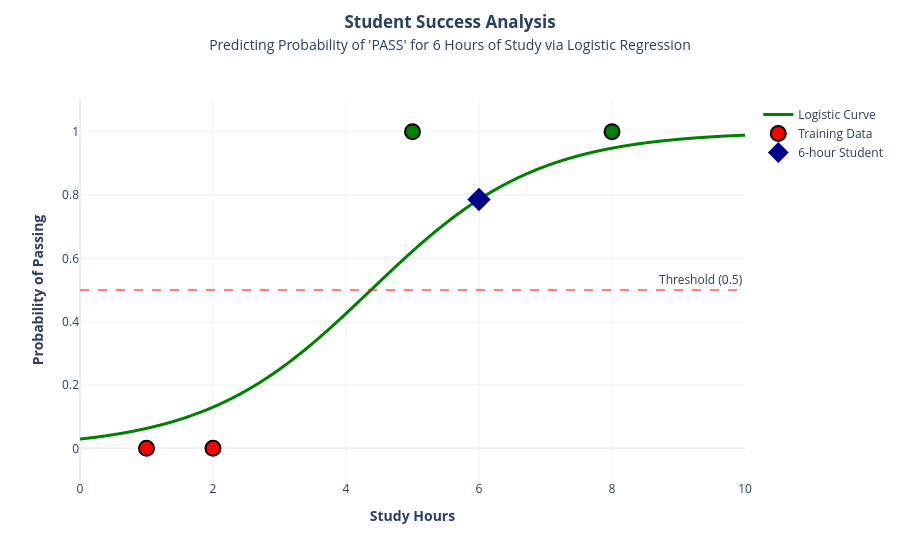

The notebook cell this image was saved under:
### Markdown cell above
# 5. Worked Example: 6-Hour Student

### Code cell
# @title
import numpy as np
import plotly.graph_objects as go

# --- Formatting Constants ---
BOLD = '\033[1m'
GREEN = '\033[92m'
BLUE = '\033[94m'
RED = '\033[91m'
END = '\033[0m'

# --- Setup Data & Model ---
def sigmoid(z):
    return 1 / (1 + np.exp(-np.clip(z, -500, 500)))

# Mock values for w and training data
w = 0.8
b = -3.5 # Adjusted to make 6 hours a "Pass" scenario
hours_test = 6
study_hours = np.array([1, 2, 5, 8])
pass_fail = np.array([0, 0, 1, 1])

# Step 1: Linear output
z_test = w * hours_test + b

# Step 2: Sigmoid probability
prob_test = sigmoid(z_test)
prediction = f"{GREEN}PASS{END}" if prob_test >= 0.5 else f"{RED}FAIL{END}"

# --- Styled Print Function ---
print(f"{BOLD}Student studies {hours_test} hours{END}")
print(f"\nStep 1: z = {w:.4f} * {hours_test} + {b:.4f} = {BOLD}{z_test:.4f}{END}")
print(f"Step 2: σ({z_test:.4f}) = {BOLD}{prob_test:.4f}{END}")
print(f"\nResult: {BLUE}{prob_test * 100:.1f}%{END} probability of {BOLD}PASSING{END}")
print(f"Decision: {BOLD}{prediction}{END}")

# --- Interactive Visualization ---
x_range_fine = np.linspace(0, 10, 500)
logistic_pred = sigmoid(w * x_range_fine + b)

fig = go.Figure()

# 1. Logistic Curve
fig.add_trace(go.Scatter(
    x=x_range_fine, y=logistic_pred,
    mode='lines', name='Logistic Curve',
    line=dict(color='green', width=3, shape='spline')
))

# 2. Training Data
fig.add_trace(go.Scatter(
    x=study_hours, y=pass_fail,
    mode='markers', name='Training Data',
    marker=dict(
        size=15,
        color=['red' if p == 0 else 'green' for p in pass_fail],
        line=dict(width=2, color='black')
    ),
    hovertemplate="Hours: %{x}<br>Actual: %{y}"
))

# 3. Test Prediction Point
fig.add_trace(go.Scatter(
    x=[hours_test], y=[prob_test],
    mode='markers', name=f'{hours_test}-hour Student',
    marker=dict(size=18, color='darkblue', symbol='diamond'),
    hovertemplate="<b>Test Student</b><br>Hours: %{x}<br>Prob: %{y:.4f}"
))

# 4. Decision Threshold Line
fig.add_hline(y=0.5, line_dash="dash", line_color="red", opacity=0.5,
              annotation_text="Threshold (0.5)")

# Layout Formatting
fig.update_layout(
    # title=f'<b>Prediction for {hours_test}-Hour Student</b>',
    title={
        'text': "<b>Student Success Analysis</b><br><span style='font-size:14px'>Predicting Probability of 'PASS' for 6 Hours of Study via Logistic Regression</span>",
        'y':0.95,
        'x':0.5,
        'xanchor': 'center',
        'yanchor': 'top'
    },
    xaxis_title='<b>Study Hours</b>',
    yaxis_title='<b>Probability of Passing</b>',
    yaxis=dict(range=[-0.1, 1.1]),
    template='plotly_white',
    hovermode='closest'
)

fig.show()

### Figure 1 — Plotly figure (JSON) as saved in the notebook; plotly's stock layout.template omitted (floating-point values rounded to 4 significant figures; data arrays with more than 128 entries replaced by an {"elided": "..."} marker saying what was removed)
{"data": [{"line": {"color": "green", "shape": "spline", "width": 3}, "mode": "lines", "name": "Logistic Curve", "type": "scatter", "x": {"elided": "500 float values"}, "y": {"elided": "500 float values"}}, {"hovertemplate": "Hours: %{x}<br>Actual: %{y}", "marker": {"color": ["red", "red", "green", "green"], "line": {"color": "black", "width": 2}, "size": 15}, "mode": "markers", "name": "Training Data", "type": "scatter", "x": [1, 2, 5, 8], "y": [0, 0, 1, 1]}, {"hovertemplate": "<b>Test Student</b><br>Hours: %{x}<br>Prob: %{y:.4f}", "marker": {"color": "darkblue", "size": 18, "symbol": "diamond"}, "mode": "markers", "name": "6-hour Student", "type": "scatter", "x": [6], "y": [0.7858]}], "layout": {"annotations": [{"showarrow": false, "text": "Threshold (0.5)", "x": 1, "xanchor": "right", "xref": "x domain", "y": 0.5, "yanchor": "bottom", "yref": "y"}], "hovermode": "closest", "shapes": [{"line": {"color": "red", "dash": "dash"}, "opacity": 0.5, "type": "line", "x0": 0, "x1": 1, "xref": "x domain", "y0": 0.5, "y1": 0.5, "yref": "y"}], "title": {"text": "<b>Student Success Analysis</b><br><span style='font-size:14px'>Predicting Probability of 'PASS' for 6 Hours of Study via Logistic Regression</span>", "x": 0.5, "xanchor": "center", "y": 0.95, "yanchor": "top"}, "xaxis": {"title": {"text": "<b>Study Hours</b>"}}, "yaxis": {"range": [-0.1, 1.1], "title": {"text": "<b>Probability of Passing</b>"}}}}
